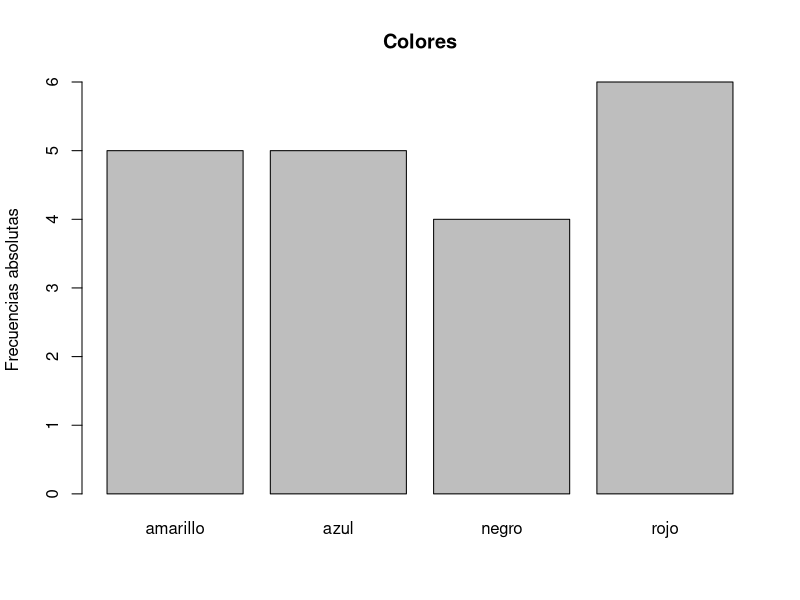
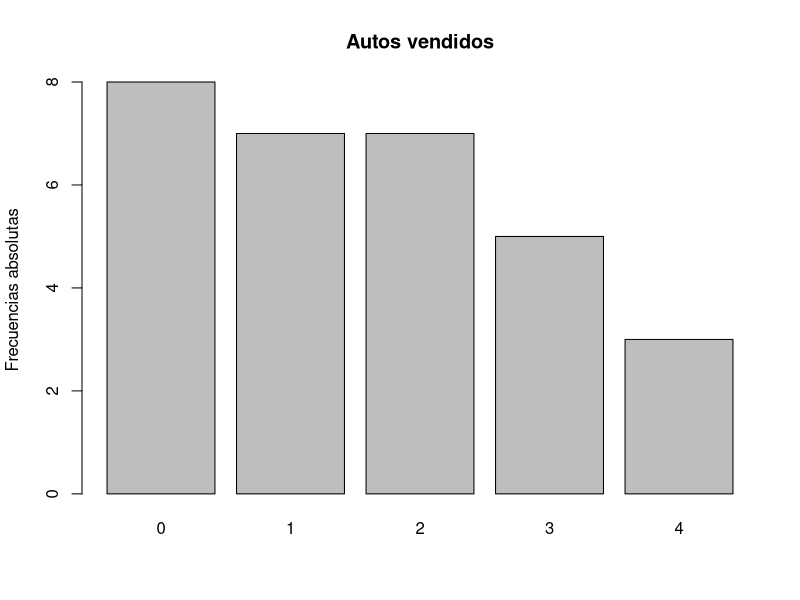
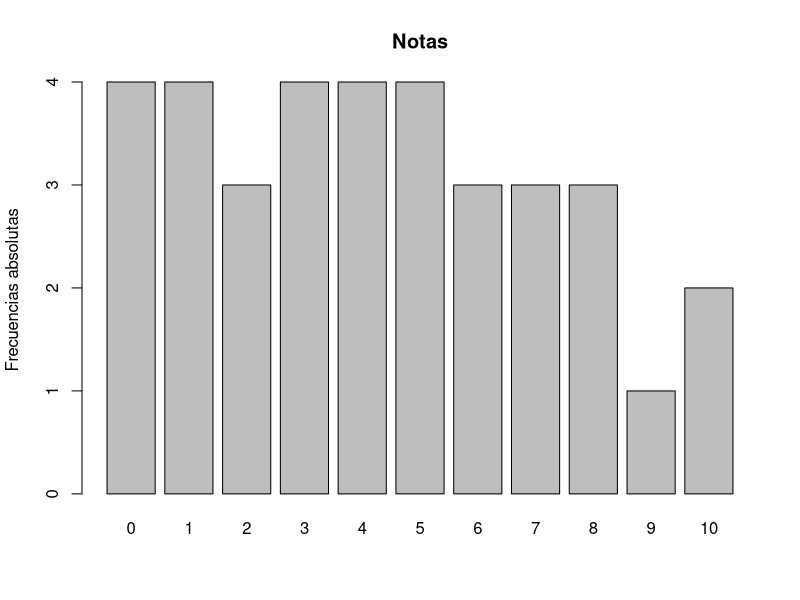

Write the R code that produced these figures, in order.
color <- c("negro", "azul", "amarillo", "rojo", "azul", "azul", "rojo", "negro", "amarillo", "rojo", "rojo", "amarillo", "amarillo", "azul", "rojo", "negro", "azul", "rojo", "negro", "amarillo")
fabs <- table(color)
fabs
FabsAC <- cumsum(fabs)
frel <- (fabs)/margin.table(fabs)
frel
FabsAC/margin.table(fabs)
media <- mean(fabs)
media
moda <- max(fabs)
moda
mediana <- color[10]
mediana
barplot(fabs, ylab="Frecuencias absolutas", main="Colores")

autos <- c(0, 1, 2, 1, 2, 0, 3, 2, 4, 0, 4, 2, 1, 0, 3, 0, 0, 3, 4, 2, 0, 1, 1, 3, 0, 1, 2, 1, 2, 3)
mes <- data.frame(autos)

fabs <- table(mes)
fabs
FabsAC <- cumsum(fabs)
frel <- (fabs)/margin.table(fabs)
frel
FabsAC/margin.table(fabs)
media <- mean(fabs)
media
moda <- max(fabs)
moda
barplot(fabs, ylab="Frecuencias absolutas", main="Autos vendidos")



notas <- c(0, 0, 0, 0, 1, 1, 1, 1, 2, 2, 2, 3, 3, 3, 3, 4, 4, 4, 4, 5, 5, 5, 5, 6, 6, 6, 7, 7, 7, 8, 8, 8, 9, 10, 10)
fabs <- table(notas)
fabs
FabsAC <- cumsum(fabs)
frel <- (fabs)/margin.table(fabs)
frel
FabsAC/margin.table(fabs)
media <- mean(fabs)
media
moda <- max(fabs)
moda
barplot(fabs, ylab="Frecuencias absolutas", main="Notas")

